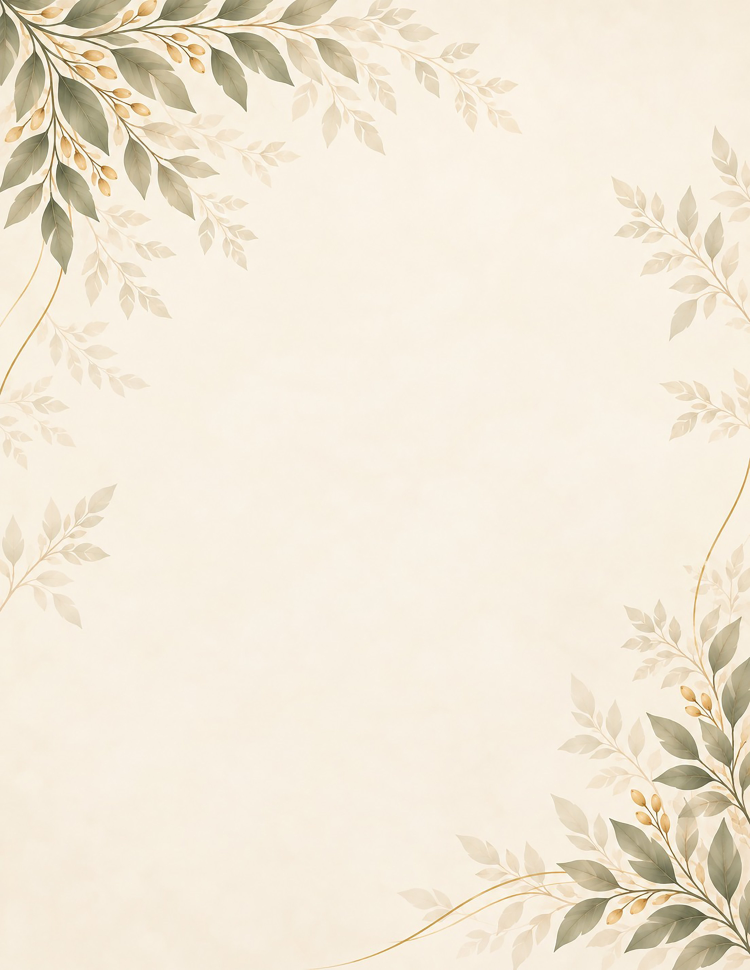
#> input picture images/backgrounds/page-leaves-plain.jpg, 3000 x 3879 px, found by its file name (shown at 1/4 size)
$ python make-frame-bg.py
#> lines starting #> are read from the running program, lines starting #| are printed output that depends on the picture
"""make-frame-bg.py — the four-corner leaf background for Manoj's 11 Oct page frame.

His ChatGPT mock-ups put leaf sprays in all four corners. Our 3000px artwork
(page-leaves-plain.jpg) only has them top-left and bottom-right, so the
missing two are mirrored across and laid in with "darker", which keeps the
cream paper untouched and only adds leaf where the copy has leaf.

  python scripts/make-frame-bg.py  ->  images/backgrounds/page-leaves-frame.jpg
"""
from PIL import Image, ImageChops, ImageFilter, ImageOps

SRC = "images/backgrounds/page-leaves-plain.jpg"
OUT = "images/backgrounds/page-leaves-frame.jpg"

bg = Image.open(SRC).convert("RGB")
#> bg is the input picture: PIL image 3000x3879 RGB; mean R, G, B 241.9, 232.6, 215.9
W, H = bg.size
#> W = 3000; H = 3879

# a soft-edged mask so the mirrored corner fades out instead of leaving a seam
def corner_mask(w, h, corner):
    m = Image.new("L", (w, h), 0)
    px = m.load()
    for y in range(h):
        for x in range(w):
            dx = x / w if corner.endswith("l") else 1 - x / w
            dy = y / h if corner.startswith("t") else 1 - y / h
            d = (dx * dx + dy * dy) ** 0.5
            px[x, y] = int(255 * max(0.0, min(1.0, (1.0 - d) / 0.35)))
    return m

def lay(dst, patch, box, corner):
    w, h = patch.size
    region = dst.crop(box)
    dark = ImageChops.darker(region, patch)
    small = corner_mask(w // 10, h // 10, corner).resize((w, h)).filter(ImageFilter.GaussianBlur(20))
    dst.paste(Image.composite(dark, region, small), box)

cw, ch = int(W * 0.5), int(H * 0.36)
#> cw = 1500; ch = 1396
# top-left spray -> top-right
tl = bg.crop((0, 0, cw, ch))
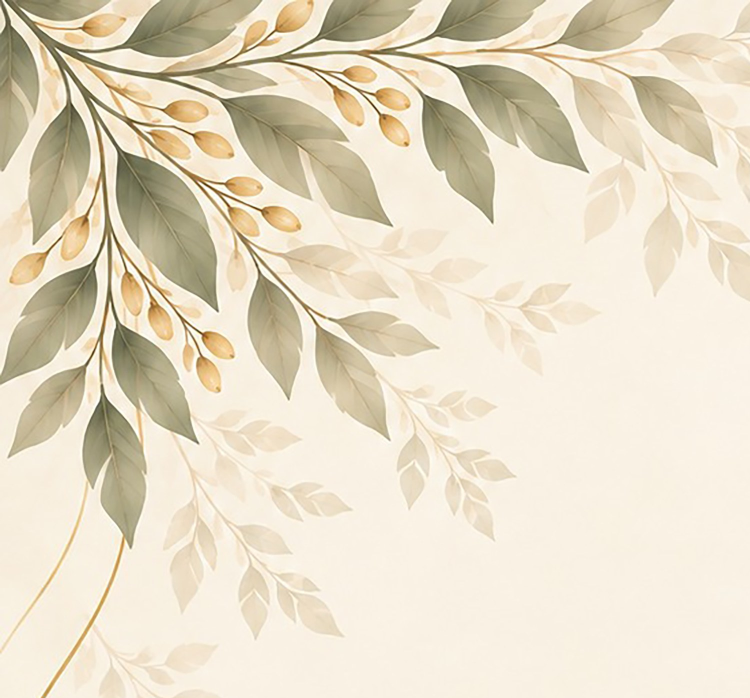
#> tl: PIL image 1500x1396 RGB (shown at 1/2 size); mean R, G, B 230.4, 220.2, 198.7
lay(bg, ImageOps.mirror(tl), (W - cw, 0, W, ch), "tr")
#> in corner_mask, `m = Image.new("L", (w, h), 0)`: m: PIL image 150x139 L; every value is 0
#> in lay, `small = corner_mask(w // 10, h // 10, corner).resize((w, h)).filter(Im..`:
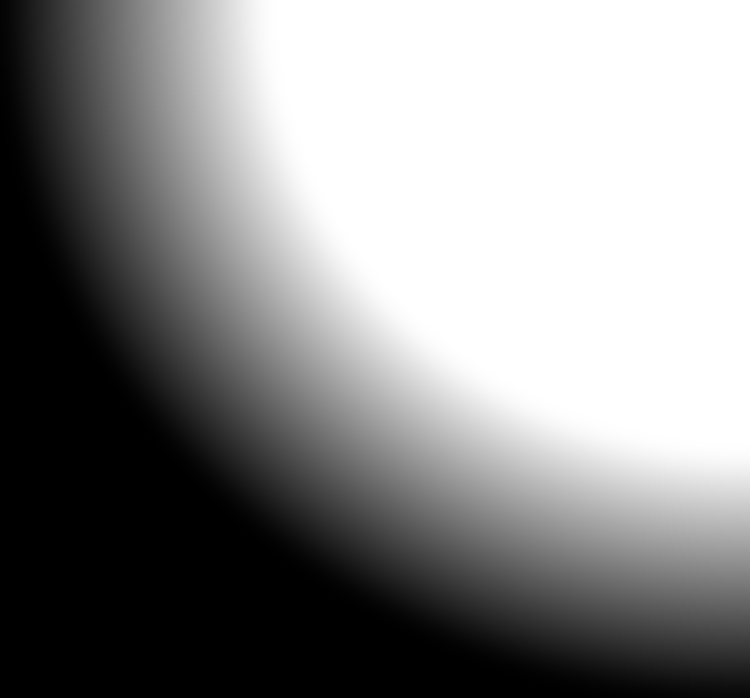
#> small: PIL image 1500x1396 L (shown at 1/2 size); min 0, max 255, mean 138.2
# bottom-right spray -> bottom-left
br = bg.crop((W - cw, H - ch, W, H))
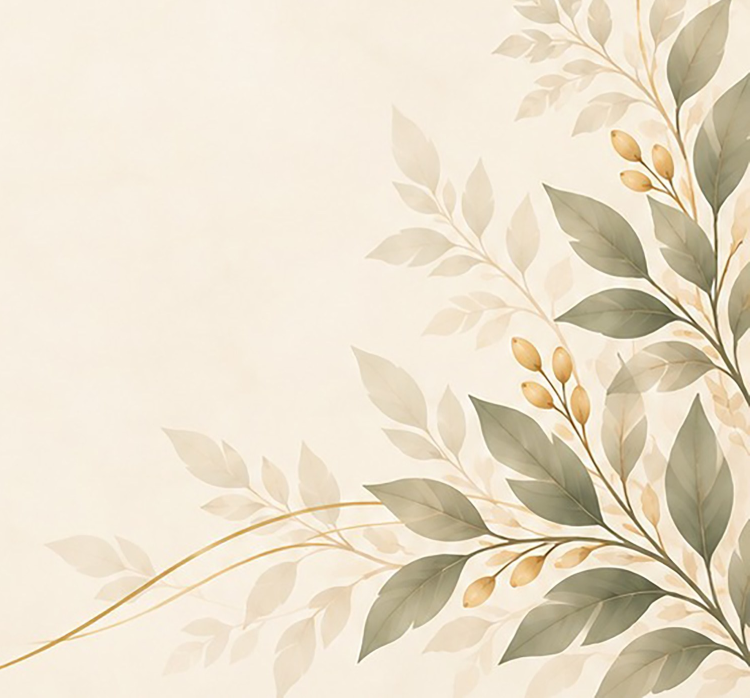
#> br: PIL image 1500x1396 RGB (shown at 1/2 size); mean R, G, B 233.9, 223.3, 203.4
lay(bg, ImageOps.mirror(br), (0, H - ch, cw, H), "bl")
#> call 2 of lay, with box = (0, 2483, 1500, 3879), corner = 'bl'
#> in lay (call 2), `region = dst.crop(box)`:
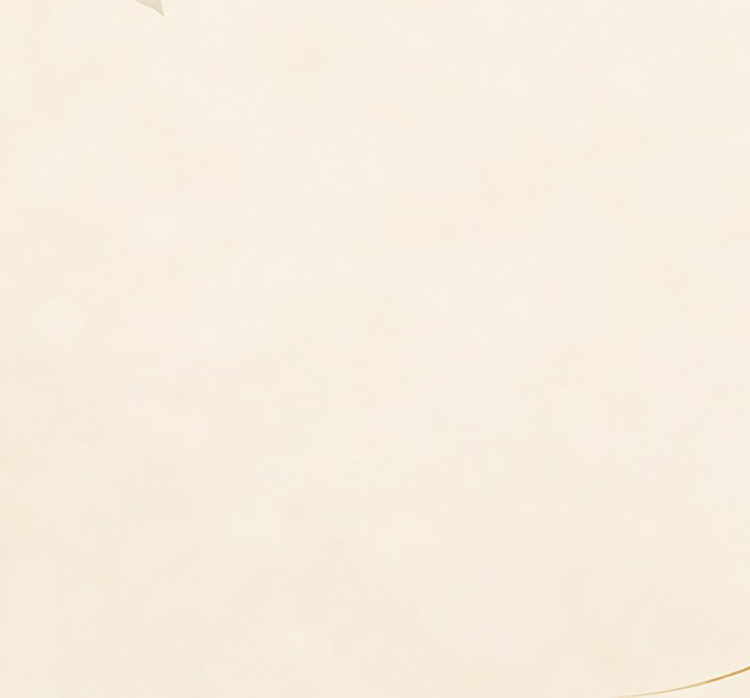
#> region: PIL image 1500x1396 RGB (shown at 1/2 size); mean R, G, B 246.9, 238.2, 223.6
#> in lay (call 2), `dark = ImageChops.darker(region, patch)`:
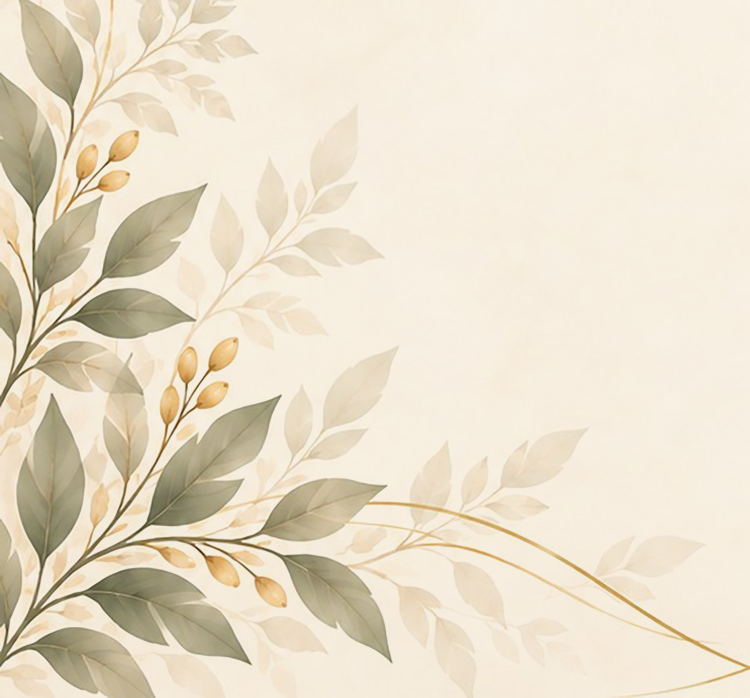
#> dark: PIL image 1500x1396 RGB (shown at 1/2 size); mean R, G, B 233.2, 222.5, 202.5
#> in lay (call 2), `small = corner_mask(w // 10, h // 10, corner).resize((w, h)).filter(Im..`:
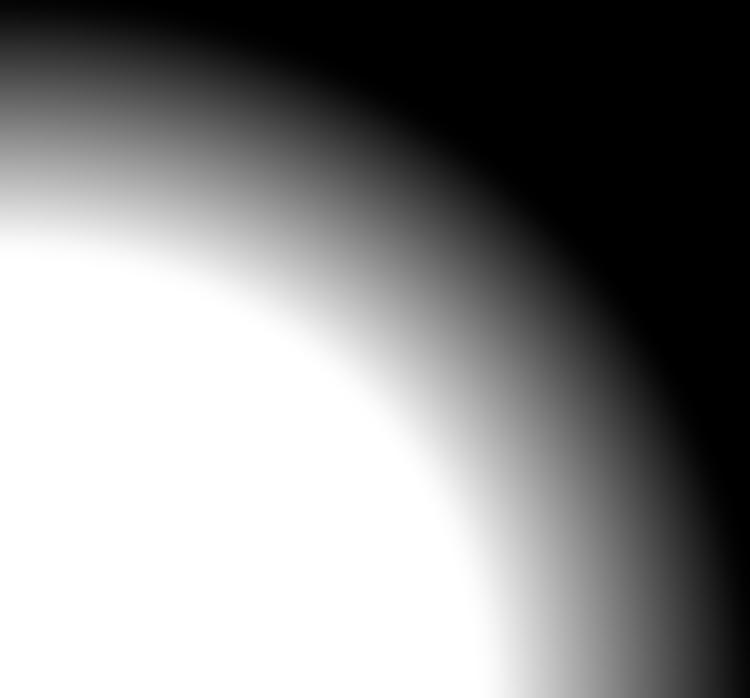
#> small: PIL image 1500x1396 L (shown at 1/2 size); min 0, max 255, mean 138.1
#> in lay (call 2), `dst.paste(Image.composite(dark, region, small), box)`:
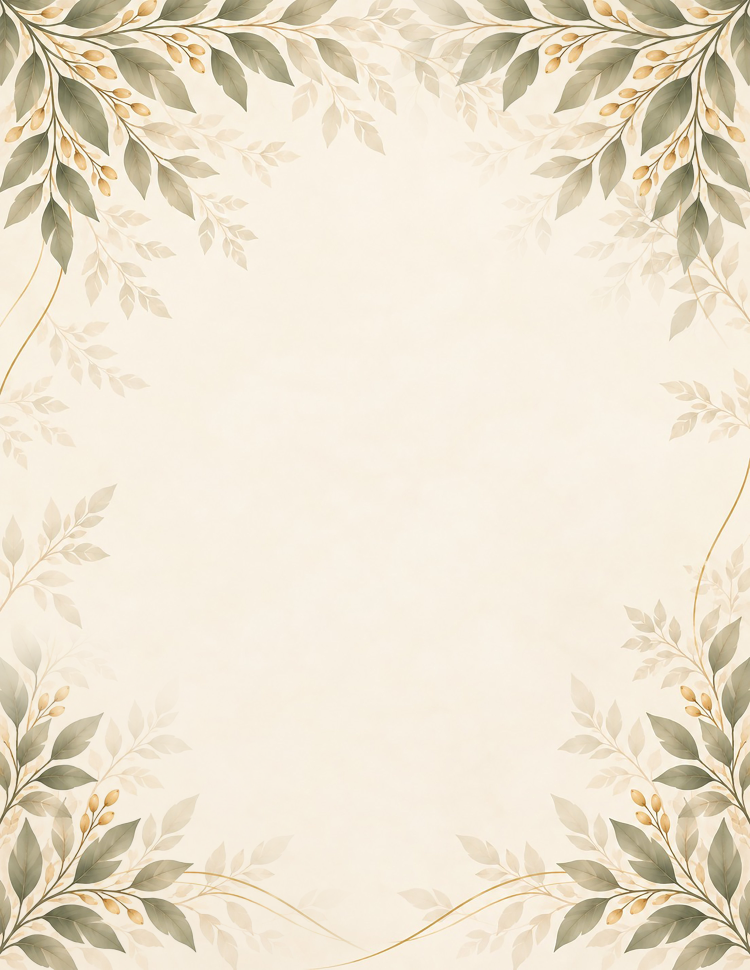
#> dst: PIL image 3000x3879 RGB (shown at 1/4 size); mean R, G, B 236.7, 227, 208.4

bg.save(OUT, quality=92)
print(OUT, bg.size)
#| images/backgrounds/page-leaves-frame.jpg (3000, 3879)

$ run again, with images/backgrounds/memorial-frame.jpg copied over images/backgrounds/page-leaves-plain.jpg
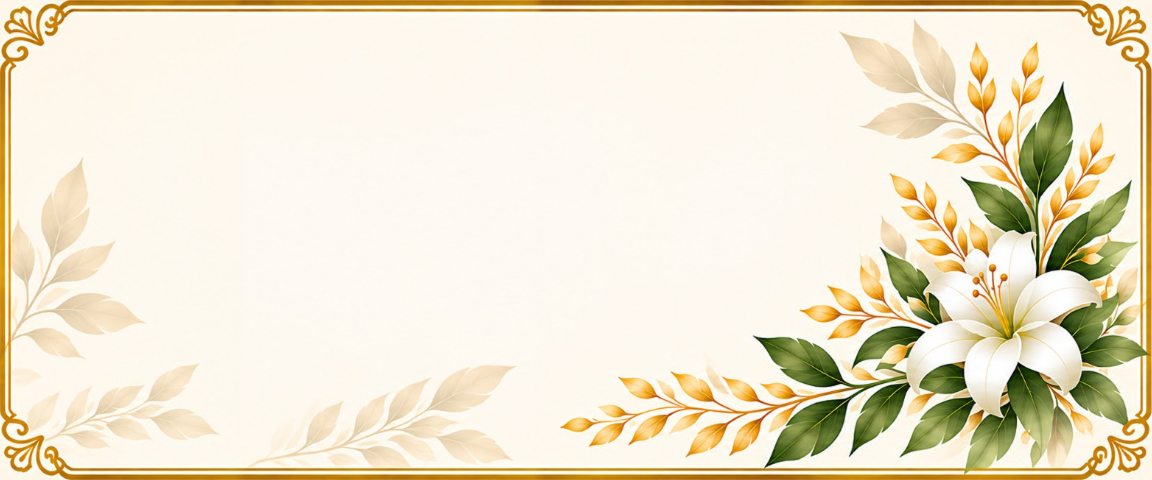
#> input picture images/backgrounds/memorial-frame.jpg, 2304 x 960 px, found by its file name (shown at 1/2 size)
#> bg is the input picture: PIL image 2304x960 RGB; mean R, G, B 238.4, 229.1, 206
#> m: PIL image 115x34 L; every value is 0
#> in lay (call 2), `dark = ImageChops.darker(region, patch)`:
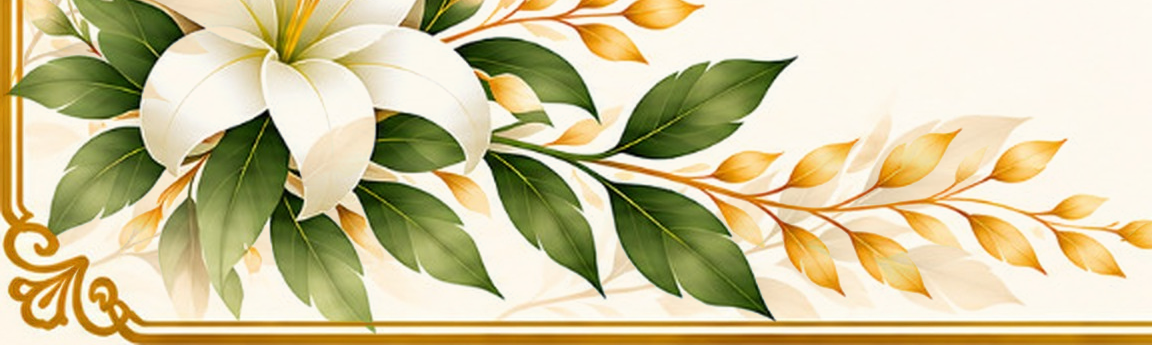
#> dark: PIL image 1152x345 RGB; mean R, G, B 207.3, 197.2, 155.1
#> in lay (call 2), `dst.paste(Image.composite(dark, region, small), box)`:
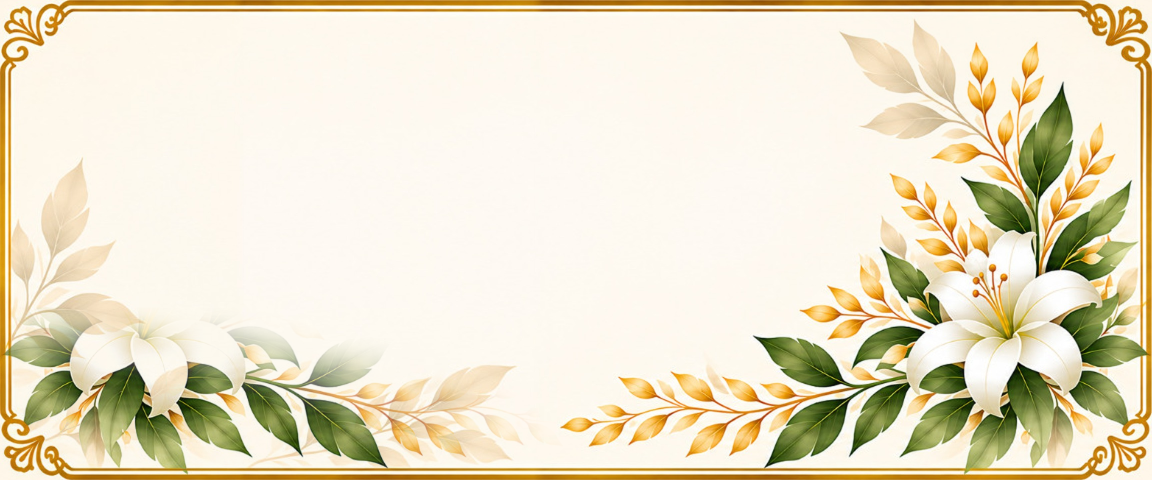
#> dst: PIL image 2304x960 RGB (shown at 1/2 size); mean R, G, B 233.3, 224.3, 198.9
#| images/backgrounds/page-leaves-frame.jpg (2304, 960)
